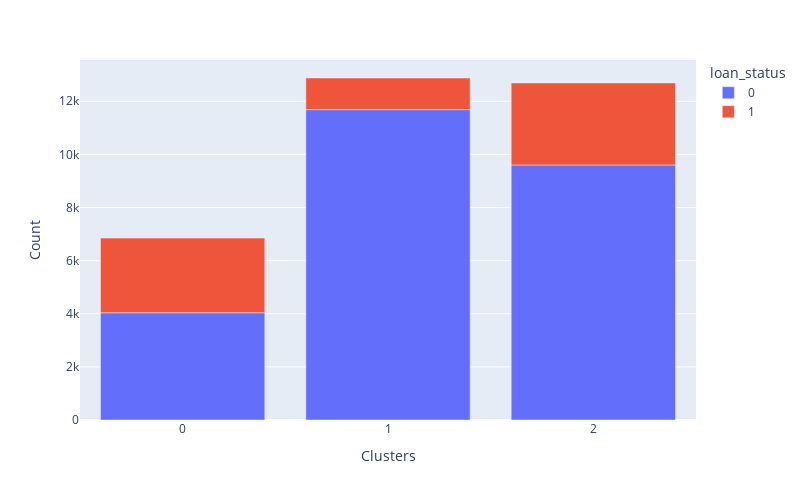
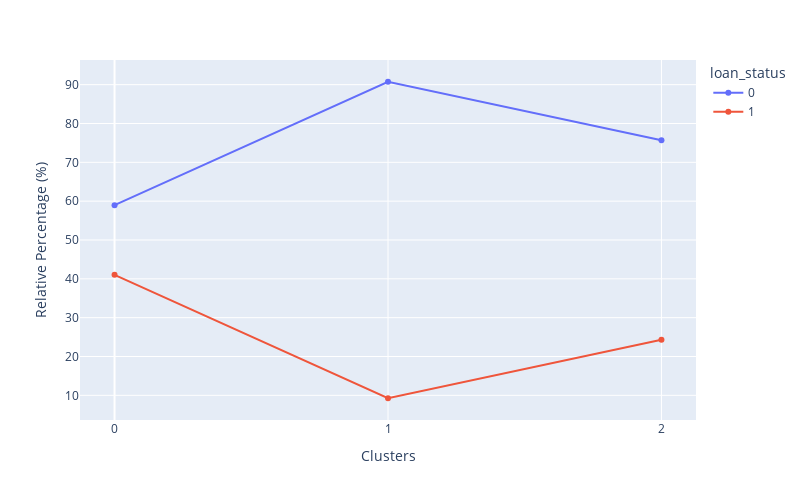

The cell these charts' notebook holds for them, in order:
### Markdown cell above
### Clusters distribution across Churn levels & Relative Percentage of Churn in each cluster

### Code cell
# We parse a DataFrame that contains Clusters and Churn levels. Both variables
# are categorical to visualize the distribution of Cluster in a bar plot and color by Churn level.
df_cluster_vs_churn=  df_churn.copy()
df_cluster_vs_churn['Clusters'] = X['Clusters']
cluster_distribution_per_variable(df=df_cluster_vs_churn, target=target_var)

### Figure 1 — Plotly figure (JSON) as saved in the notebook; plotly's stock layout.template omitted (floating-point values rounded to 4 significant figures)
{"data": [{"alignmentgroup": "True", "hovertemplate": "loan_status=0<br>Clusters=%{x}<br>Count=%{y}<extra></extra>", "legendgroup": "0", "marker": {"color": "#636efa", "pattern": {"shape": ""}}, "name": "0", "offsetgroup": "0", "orientation": "v", "showlegend": true, "textposition": "auto", "type": "bar", "x": [0, 1, 2], "xaxis": "x", "y": [4038, 11686, 9603], "yaxis": "y"}, {"alignmentgroup": "True", "hovertemplate": "loan_status=1<br>Clusters=%{x}<br>Count=%{y}<extra></extra>", "legendgroup": "1", "marker": {"color": "#EF553B", "pattern": {"shape": ""}}, "name": "1", "offsetgroup": "1", "orientation": "v", "showlegend": true, "textposition": "auto", "type": "bar", "x": [0, 1, 2], "xaxis": "x", "y": [2811, 1191, 3087], "yaxis": "y"}], "layout": {"barmode": "relative", "height": 500, "legend": {"title": {"text": "loan_status"}, "tracegroupgap": 0}, "margin": {"t": 60}, "width": 800, "xaxis": {"anchor": "y", "domain": [0, 1], "tickmode": "array", "tickvals": [0, 2, 1], "title": {"text": "Clusters"}}, "yaxis": {"anchor": "x", "domain": [0, 1], "title": {"text": "Count"}}}}

### Figure 2 — Plotly figure (JSON) as saved in the notebook; plotly's stock layout.template omitted (floating-point values rounded to 4 significant figures)
{"data": [{"hovertemplate": "loan_status=0<br>Clusters=%{x}<br>Relative Percentage (%)=%{y}<extra></extra>", "legendgroup": "0", "line": {"color": "#636efa", "dash": "solid"}, "marker": {"symbol": "circle"}, "mode": "markers+lines", "name": "0", "orientation": "v", "showlegend": true, "type": "scatter", "x": [0, 1, 2], "xaxis": "x", "y": [58.96, 90.75, 75.67], "yaxis": "y"}, {"hovertemplate": "loan_status=1<br>Clusters=%{x}<br>Relative Percentage (%)=%{y}<extra></extra>", "legendgroup": "1", "line": {"color": "#EF553B", "dash": "solid"}, "marker": {"symbol": "circle"}, "mode": "markers+lines", "name": "1", "orientation": "v", "showlegend": true, "type": "scatter", "x": [0, 1, 2], "xaxis": "x", "y": [41.04, 9.249, 24.33], "yaxis": "y"}], "layout": {"height": 500, "legend": {"title": {"text": "loan_status"}, "tracegroupgap": 0}, "margin": {"t": 60}, "width": 800, "xaxis": {"anchor": "y", "domain": [0, 1], "tickmode": "array", "tickvals": [0, 2, 1], "title": {"text": "Clusters"}}, "yaxis": {"anchor": "x", "domain": [0, 1], "title": {"text": "Relative Percentage (%)"}}}}
